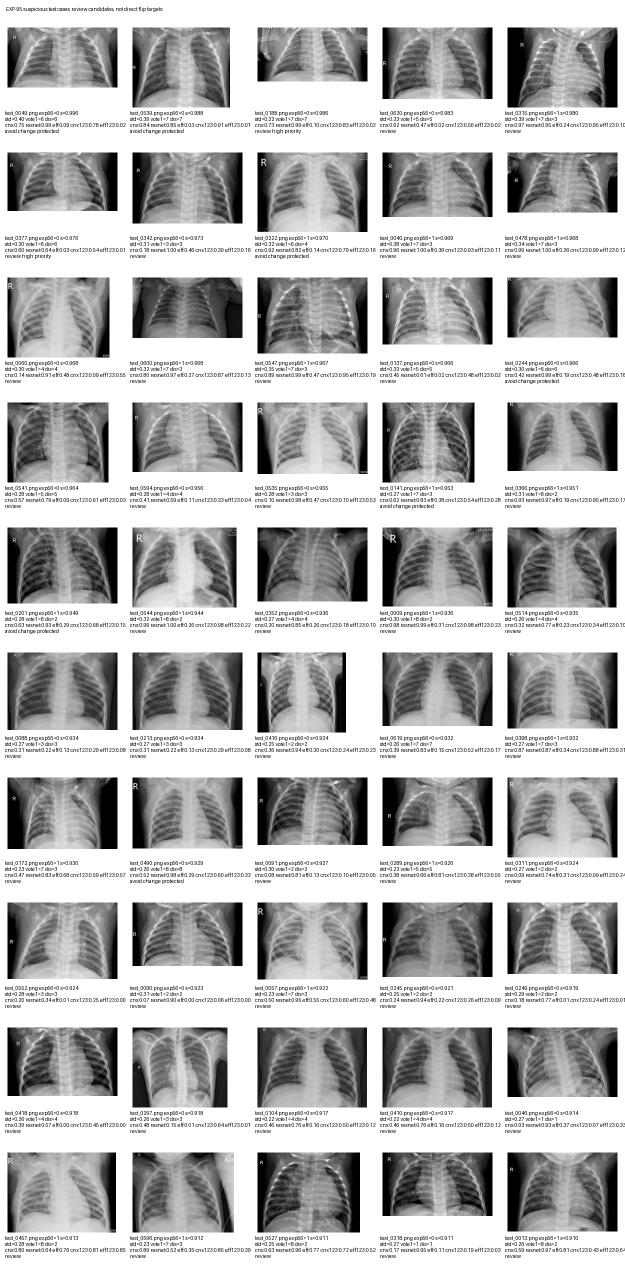
#> input picture reports/exp95_suspicious_cases/exp95_suspicious_panel_top50.png, 1250 x 2550 px, found by its file name (shown at 1/2 size)
$ python -i run_exp95_suspicious_test_pack.py   (imports and definitions only)
#> lines starting #> are read from the running program, lines starting #| are printed output that depends on the picture
from pathlib import Path

import numpy as np
import pandas as pd
from PIL import Image, ImageDraw


PRED_DIR = Path("oof/preds")
REPORT_DIR = Path("reports/exp95_suspicious_cases")
# [1 line not run here, left out]

BEST_SUBMISSION = Path("oof/submissions/exp56_ridge_cnx_eff_compact_p3000_t0p025_submit.csv")
BEST_SCORES = PRED_DIR / "exp56_ridge_cnx_eff_compact_p3000_t0p025_test_scores.csv"

PROTECTED = {
    "test_0025.png": 0,
    "test_0539.png": 0,
    "test_0244.png": 0,
    "test_0490.png": 0,
    "test_0201.png": 1,
    "test_0222.png": 1,
    "test_0504.png": 0,
    "test_0141.png": 1,
    "test_0049.png": 0,
}

MODELS = {
    "cnx": PRED_DIR / "exp46_convnext_tiny_test_probs_mean.csv",
    "resnet": PRED_DIR / "exp48_resnet18_test_probs_mean.csv",
    "eff": PRED_DIR / "exp50_efficientnet_b0_test_probs_mean.csv",
    "cnx123": PRED_DIR / "exp54_convnext_tiny_seed123_test_probs_mean.csv",
    "cnx777": PRED_DIR / "exp72_convnext_tiny_seed777_test_probs_mean.csv",
    "cnx_lion": PRED_DIR / "exp78_convnext_tiny_lion_test_probs_mean.csv",
    "eff123": PRED_DIR / "exp81_efficientnet_b0_seed123_test_probs_mean.csv",
    "cnxv2": PRED_DIR / "exp65_convnextv2_tiny_stage3_test_probs_mean.csv",
    "regnet": PRED_DIR / "exp67_regnet_y_3_2gf_test_probs_mean.csv",
    "effv2": PRED_DIR / "exp70_efficientnet_v2_s_wide_test_probs_mean.csv",
}


# [69 lines left out: functions load_base, add_model_probs, add_suspicion_features, not called in this run]


def image_stats(file_name):
    arr = np.asarray(Image.open(Path("test") / file_name).convert("L").resize((256, 256)), dtype=np.float32) / 255.0
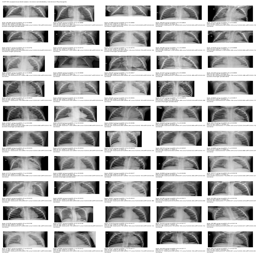
#> arr: shape (256, 256) float32; min 0, max 1, mean 0.715
    hist, _ = np.histogram(arr, bins=64, range=(0, 1))
#> hist = 64 values, max 20660 at index 63, min 182 at index 4, mean 1024
    p = hist / max(1, hist.sum())
#> p = 64 values, max 0.315 at index 63, min 0.00278 at index 4, mean 0.0156
    p = p[p > 0]
    entropy = float(-(p * np.log2(p)).sum())
#> entropy = 4.88
    return {
        "img_mean": float(arr.mean()),
        "img_std": float(arr.std()),
        "img_p10": float(np.percentile(arr, 10)),
        "img_p90": float(np.percentile(arr, 90)),
        "img_entropy": entropy,
    }


def add_image_stats(df):
    rows = [image_stats(file_name) for file_name in df["file_name"]]
    return pd.concat([df.reset_index(drop=True), pd.DataFrame(rows)], axis=1)


# [106 lines left out: functions make_panel, write_report, main, not called in this run]


# [2 lines not run here, left out]

>>> result = image_stats('../reports/exp95_suspicious_cases/exp95_suspicious_panel_top50.png')
#> result = {'img_mean': 0.715, 'img_std': 0.293, 'img_p10': 0.278, 'img_p90': 1, 'img_entropy': 4.88}

$ run again, on reports/xai/disagreement_sample_grid.png
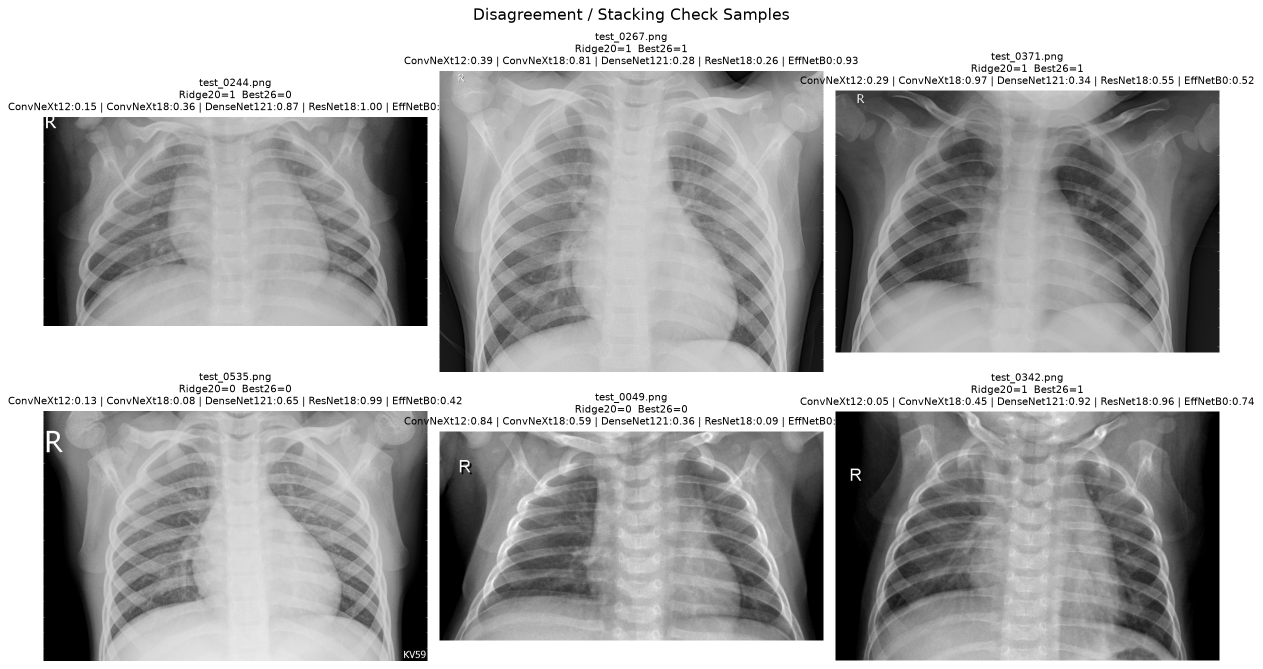
#> input picture reports/xai/disagreement_sample_grid.png, 2525 x 1338 px, found by its file name (shown at 1/2 size)
#> in image_stats, `arr = np.asarray(Image.open(Path("test") / file_name).convert("L").res..`:
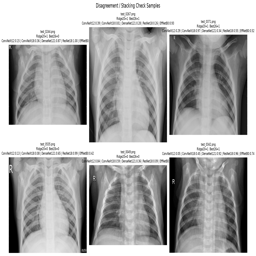
#> arr: shape (256, 256) float32; min 0, max 1, mean 0.67
#> hist = 64 values, max 16920 at index 63, min 192 at index 58, mean 1024
#> p = 64 values, max 0.258 at index 63, min 0.00293 at index 58, mean 0.0156
#> entropy = 5
#> result = {'img_mean': 0.67, 'img_std': 0.279, 'img_p10': 0.267, 'img_p90': 1, 'img_entropy': 5}

$ run again, on reports/exp112_drop_candidate_gradcam/exp112_drop_candidate_gradcam_panel.png
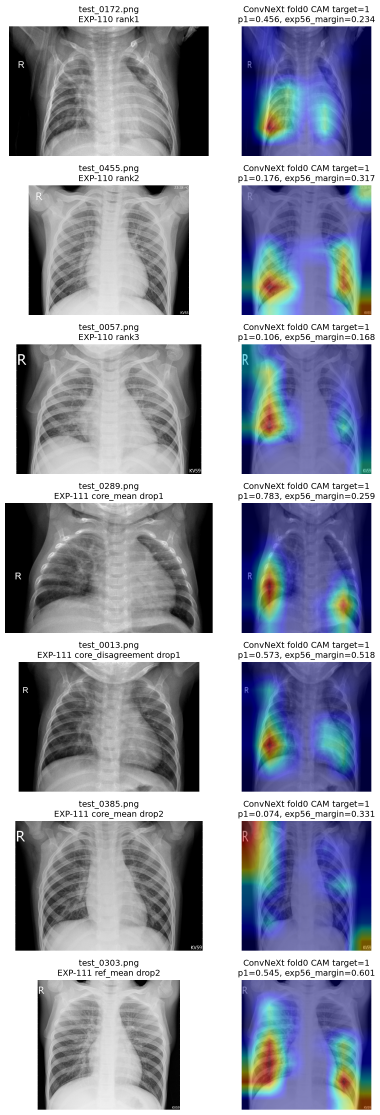
#> input picture reports/exp112_drop_candidate_gradcam/exp112_drop_candidate_gradcam_panel.png, 1140 x 3344 px, found by its file name (shown at 1/3 size)
#> in image_stats, `arr = np.asarray(Image.open(Path("test") / file_name).convert("L").res..`:
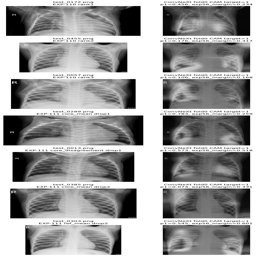
#> arr: shape (256, 256) float32; min 0, max 1, mean 0.612
#> hist = 64 values, max 15842 at index 63, min 258 at index 6, mean 1024
#> p = 64 values, max 0.242 at index 63, min 0.00394 at index 6, mean 0.0156
#> entropy = 5.19
#> result = {'img_mean': 0.612, 'img_std': 0.315, 'img_p10': 0.141, 'img_p90': 1, 'img_entropy': 5.19}
